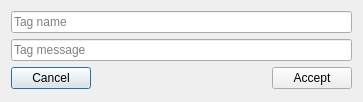
<?xml version="1.0" encoding="UTF-8"?>
<ui version="4.0">
 <class>TagDlg</class>
 <widget class="QDialog" name="TagDlg">
  <property name="geometry">
   <rect>
    <x>0</x>
    <y>0</y>
    <width>363</width>
    <height>102</height>
   </rect>
  </property>
  <property name="windowTitle">
   <string>Create tag</string>
  </property>
  <layout class="QGridLayout" name="gridLayout">
   <item row="0" column="0" colspan="3">
    <widget class="QLineEdit" name="leTagName">
     <property name="placeholderText">
      <string>Tag name</string>
     </property>
    </widget>
   </item>
   <item row="1" column="0" colspan="3">
    <widget class="QLineEdit" name="leTagMessage">
     <property name="placeholderText">
      <string>Tag message</string>
     </property>
    </widget>
   </item>
   <item row="2" column="0">
    <widget class="QPushButton" name="pbCancel">
     <property name="text">
      <string>Cancel</string>
     </property>
    </widget>
   </item>
   <item row="2" column="1">
    <spacer name="horizontalSpacer">
     <property name="orientation">
      <enum>Qt::Horizontal</enum>
     </property>
     <property name="sizeHint" stdset="0">
      <size>
       <width>170</width>
       <height>20</height>
      </size>
     </property>
    </spacer>
   </item>
   <item row="2" column="2">
    <widget class="QPushButton" name="pbAccept">
     <property name="text">
      <string>Accept</string>
     </property>
    </widget>
   </item>
  </layout>
 </widget>
 <tabstops>
  <tabstop>leTagName</tabstop>
  <tabstop>leTagMessage</tabstop>
  <tabstop>pbAccept</tabstop>
  <tabstop>pbCancel</tabstop>
 </tabstops>
 <resources/>
 <connections/>
</ui>
